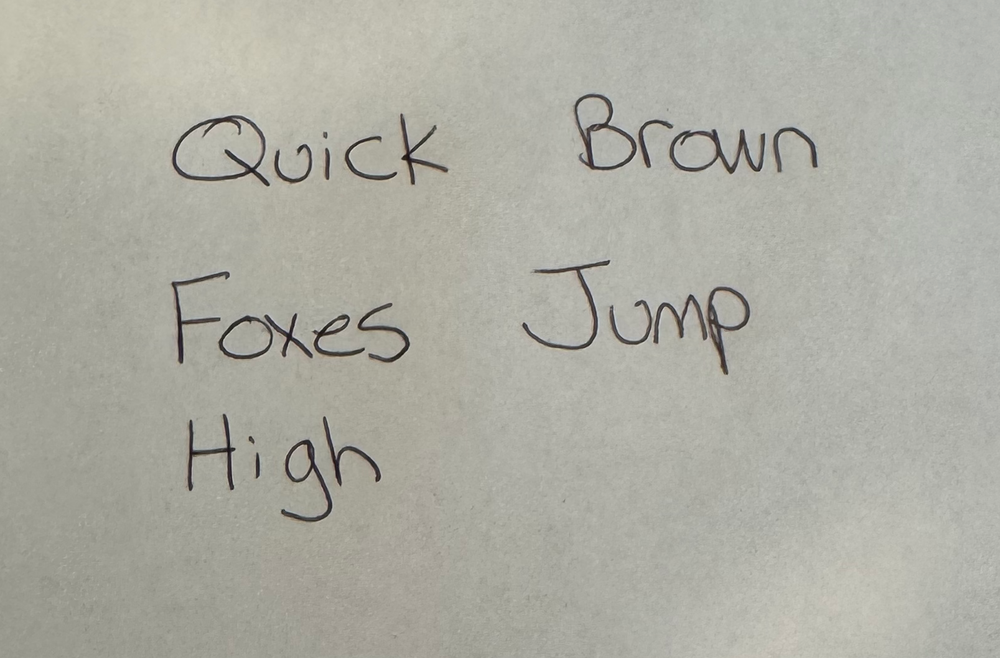
#> input picture styles/hw-sample.png, 1000 x 658 px, shrunk from 1607 x 1057 before the run
$ python -i segment.py   (imports and definitions only)
#> lines starting #> are read from the running program, lines starting #| are printed output that depends on the picture; after the words box and inside, x2 and y2 are one past the last pixel; in counts of white or black regions, pixels touching at a corner belong together
#> further down, picture is the input picture: shape (658, 1000, 3); mean B, G, R 163.1, 172.9, 173.2
"""Word segmentation from a handwritten sentence image.

Uses connected components with morphological bridging to group letters
into words, then extracts word bounding boxes in reading order.

Only thresholding, tight crop, and segmentation happen on the full image.
All other processing (deskew, morph cleanup, etc.) is per-word only.
"""

import cv2
import numpy as np


def _binarize(gray: np.ndarray) -> np.ndarray:
    """Adaptive threshold to binary (ink=255, background=0)."""
    binary = cv2.adaptiveThreshold(
        gray, 255, cv2.ADAPTIVE_THRESH_GAUSSIAN_C, cv2.THRESH_BINARY_INV, 31, 15
    )
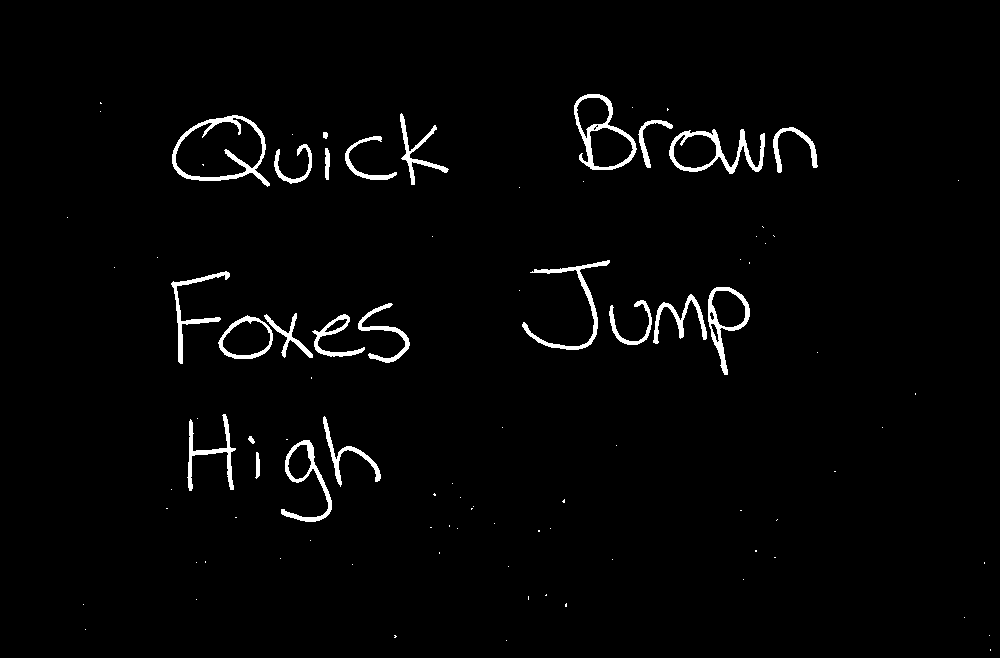
#> binary: shape (658, 1000); 2.2% white; 93 white regions (69 under 20 px), largest, box (x1, y1, x2, y2) and area: (172, 115, 270, 187) 1319, (669, 129, 765, 174) 1195, (574, 94, 637, 170) 1060
    return binary


def _tight_crop(binary: np.ndarray) -> tuple[np.ndarray, int, int]:
    """Crop to bounding box of all ink pixels. Returns (cropped, y_offset, x_offset)."""
    coords = cv2.findNonZero(binary)
    if coords is None:
        return binary, 0, 0
    x, y, w, h = cv2.boundingRect(coords)
    return binary[y : y + h, x : x + w], y, x


def segment_sentence_image(image: np.ndarray) -> list[np.ndarray]:
    """Segment a handwritten sentence image into individual word images.

    Uses morphological dilation to bridge gaps between letters within words,
    then finds connected components as word regions. Returns grayscale word
    crops in reading order (top-to-bottom, left-to-right).

    Args:
        image: Grayscale or BGR uint8 image of a handwritten sentence.

    Returns:
        List of grayscale uint8 word images in reading order.
    """
    if len(image.shape) == 3:
        gray = cv2.cvtColor(image, cv2.COLOR_BGR2GRAY)
    else:
        gray = image.copy()

    binary = _binarize(gray)

    # Use horizontal dilation to bridge gaps between letters within a word.
    # The kernel width determines how large a gap can be bridged.
    # Too small = letters split into separate "words"
    # Too large = adjacent words merge
    h, w = binary.shape
#> h = 658; w = 1000
    kernel_w = max(15, w // 30)  # adaptive to image width
#> kernel_w = 33
    kernel_h = 3
    kernel = cv2.getStructuringElement(cv2.MORPH_RECT, (kernel_w, kernel_h))
    dilated = cv2.dilate(binary, kernel, iterations=1)
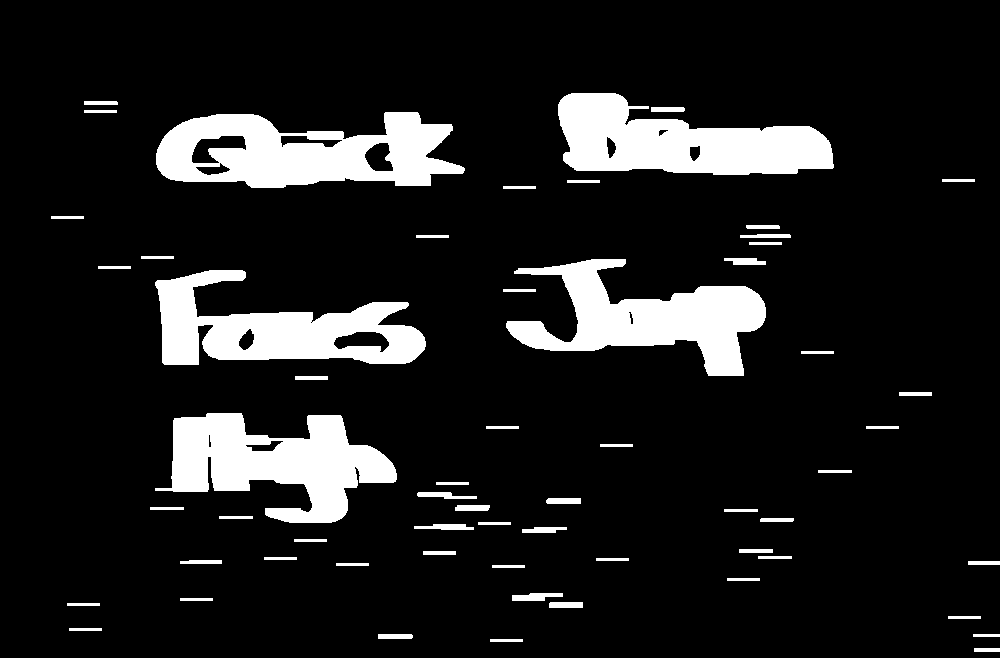
#> dilated: shape (658, 1000); 11.7% white; 59 white regions, largest, box (x1, y1, x2, y2) and area: (156, 112, 465, 188) 14894, (155, 413, 397, 523) 14369, (558, 93, 834, 175) 14223

    # Also dilate vertically a bit to merge components of same letter
    kernel_v = cv2.getStructuringElement(cv2.MORPH_RECT, (3, 5))
    dilated = cv2.dilate(dilated, kernel_v, iterations=1)
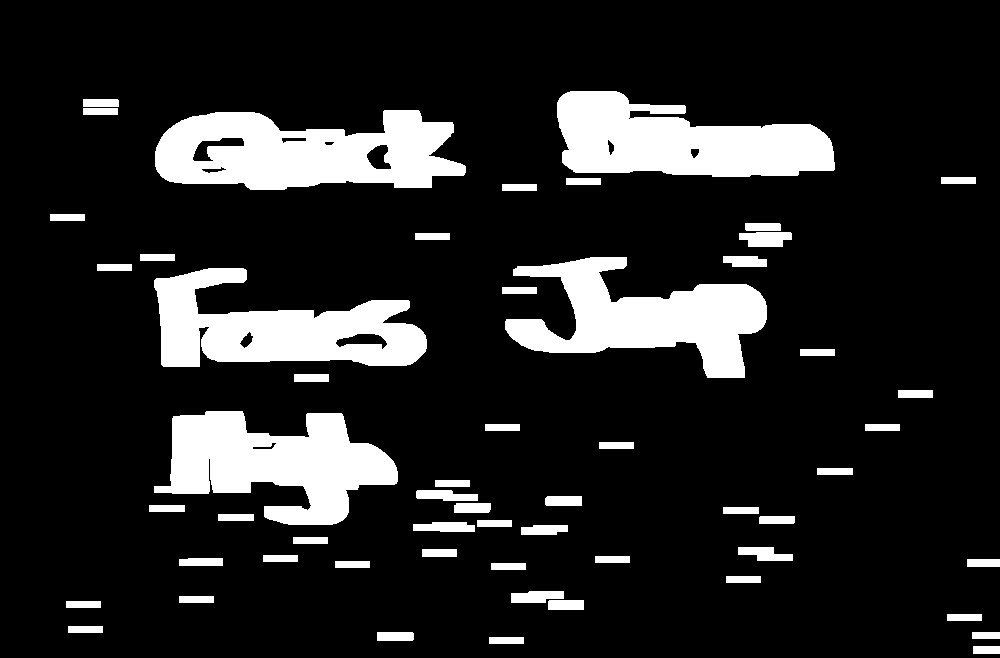
#> dilated: shape (658, 1000); 14.5% white; 56 white regions, largest, box (x1, y1, x2, y2) and area: (155, 110, 466, 190) 17333, (154, 411, 398, 525) 16125, (557, 91, 835, 177) 16124

    # Find connected components
    num_labels, labels, stats, centroids = cv2.connectedComponentsWithStats(
        dilated, connectivity=8
    )
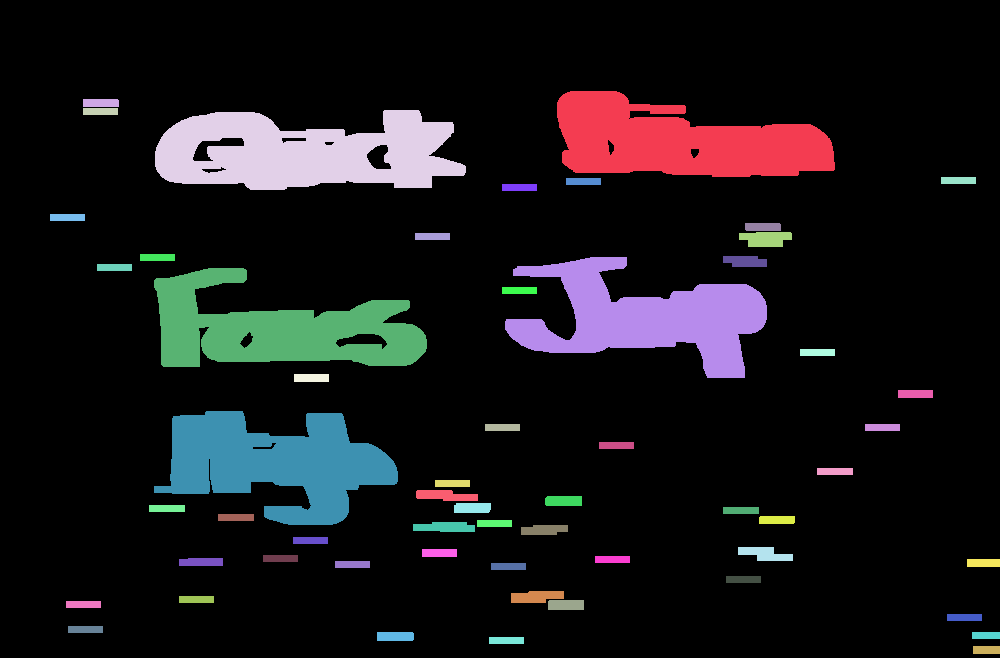
#> labels: shape (658, 1000) int32; 57 distinct labels, from 0 to 56; one colour per label, 0 black
#> num_labels = 57; stats = 57 rows, first 6: [0, 0, 1000, 658, 562653], [557, 91, 278, 86, 16124], [83, 99, 36, 8, 287], [83, 108, 35, 7, 245], [155, 110, 311, 80, 17333], [941, 177, 35, 7, 245]; centroids = 57 pairs, first value 67 to 986, second value 102.5 to 649.5

    # Collect bounding boxes, filtering noise
    min_area = max(200, h * w * 0.001)  # at least 0.1% of image area or 200px
#> min_area = 658
    min_dim = max(20, min(h, w) // 20)
#> min_dim = 32

    boxes = []
    for i in range(1, num_labels):  # skip background (0)
        x, y, bw, bh, area = stats[i]
        if area < min_area:
            continue
        if bw < min_dim or bh < min_dim:
            continue
        boxes.append((x, y, bw, bh, centroids[i][1], centroids[i][0]))
#> this loop made 56 passes
#> (x, y, bw, bh, area) on passes 1 to 12: (557, 91, 278, 86, 16124), (83, 99, 36, 8, 287), (83, 108, 35, 7, 245), (155, 110, 311, 80, 17333), (941, 177, 35, 7, 245), (566, 178, 35, 7, 245), (502, 184, 35, 7, 245), (50, 214, 35, 7, 245), (745, 223, 36, 8, 286), (415, 233, 35, 7, 245), (739, 232, 53, 15, 651), (140, 254, 35, 7, 245)
#> after the loop, boxes = [(557, 91, 278, 86, 141.2, 680.5), (155, 110, 311, 80, 152.4, 303.5), (505, 257, 262, 121, 316.9, 646.2), (154, 268, 273, 99, 328.6, 276.7), (154, 411, 244, 114, 462.9, 275.6)]

    if not boxes:
        # Fallback: return the whole image
        coords = cv2.findNonZero(binary)
        if coords is not None:
            bx, by, bw, bh = cv2.boundingRect(coords)
            return [gray[by : by + bh, bx : bx + bw]]
        return [gray]

    # Sort in reading order: primarily by row (y centroid), then by column (x)
    # Group into lines first using y-centroid clustering
    boxes.sort(key=lambda b: b[4])  # sort by y centroid

    lines = []
    current_line = [boxes[0]]
#> current_line = [(557, 91, 278, 86, 141.2, 680.5)]
    for box in boxes[1:]:
        prev_cy = current_line[-1][4]
        curr_cy = box[4]
        # Same line if y centroids are within half the typical word height
        avg_h = np.mean([b[3] for b in current_line])
        if abs(curr_cy - prev_cy) < avg_h * 0.5:
            current_line.append(box)
        else:
            lines.append(current_line)
            current_line = [box]
#> this loop made 4 passes
#> (prev_cy, curr_cy, avg_h, current_line) on passes 2, 4: (152.4, 316.9, 83, [(505, 257, 262, 121, 316.9, 646.2)]), (328.6, 462.9, 110, [(154, 411, 244, 114, 462.9, 275.6)])
#> (box, prev_cy, curr_cy, avg_h) on passes 1, 3: ((155, 110, 311, 80, 152.4, 303.5), 141.2, 152.4, 86), ((154, 268, 273, 99, 328.6, 276.7), 316.9, 328.6, 121)
#> after the loop, lines = [[(557, 91, 278, 86, 141.2, 680.5), (155, 110, 311, 80, 152.4, 303.5)], [(505, 257, 262, 121, 316.9, 646.2), (154, 268, 273, 99, 328.6, 276.7)]]
    lines.append(current_line)

    # Sort words within each line by x position
    words = []
    for line in lines:
        line.sort(key=lambda b: b[0])  # sort by x
        for x, y, bw, bh, cy, cx in line:
            # Extract from original grayscale using the bounding box
            # but re-crop tightly from the binary to remove padding
            region_binary = binary[y : y + bh, x : x + bw]
            region_gray = gray[y : y + bh, x : x + bw]
            coords = cv2.findNonZero(region_binary)
            if coords is None:
                continue
            rx, ry, rw, rh = cv2.boundingRect(coords)
            word_crop = region_gray[ry : ry + rh, rx : rx + rw]
            if word_crop.size > 0:
                words.append(word_crop)
#> this loop made 3 passes
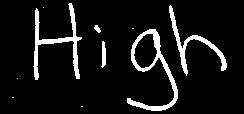
#> region_binary: shape (114, 244); 8.5% white; 10 white regions (5 under 20 px), largest, box (x1, y1, x2, y2) and area: (127, 29, 178, 111) 868, (33, 3, 82, 80) 765, (169, 5, 227, 76) 594, (101, 41, 106, 68) 95, (94, 25, 101, 33) 33
#> after the loop, words = 5 items

    return words

>>> import cv2
>>> picture = cv2.imread('../../styles/hw-sample.png')
>>> result = segment_sentence_image(picture)
#> result = 5 items
